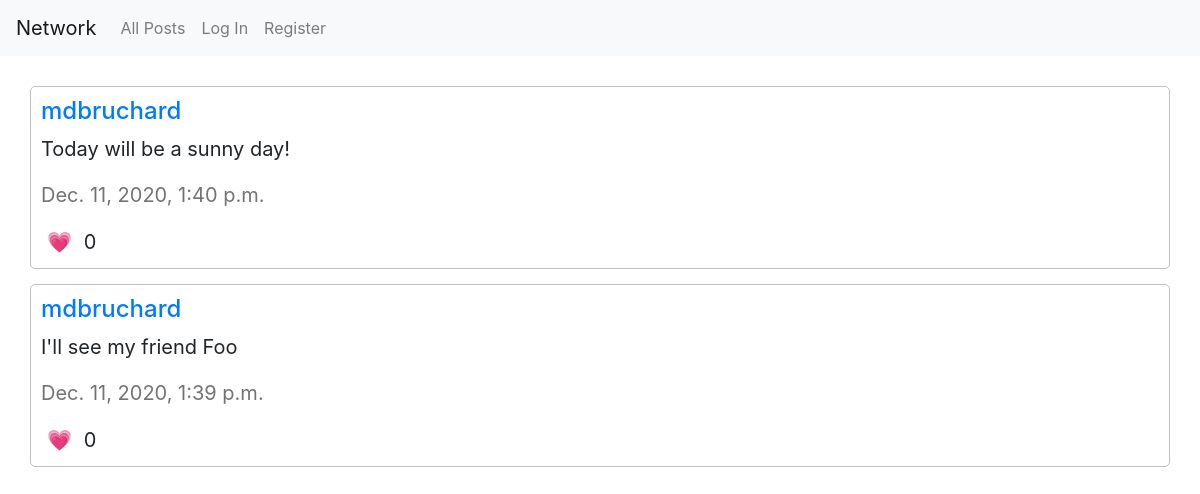
The page /following/2 on the database its author committed.
### network/models.py (models this page shows, shortened)
class Post(models.Model):
    post = models.CharField(max_length=256, default="New Post")
    date = models.DateTimeField(auto_now_add=True)
    user = models.ForeignKey(User, on_delete=models.CASCADE, related_name="user_name")
    like = models.ManyToManyField(User, blank=True)

class User(AbstractUser):
    following = models.ManyToManyField("self", blank=True, null=True, symmetrical=False, related_name="follow")
    followers = models.ManyToManyField("self", blank=True, null=True, symmetrical=False, related_name="follower")

### network/views.py (the view)
# urls.py: path("following/<int:profile>", views.follow, name="follow"),
def follow(request, profile):
    profile = User.objects.get(pk=profile)
    posts = Post.objects.filter(user__in=profile.following.all()).order_by('-date')
    paginator = Paginator(posts, 10)
    page = request.GET.get('page')
    posts = paginator.get_page(page)
    return render(request, "network/follow.html", {
    "profile": profile,
    "posts": posts,
    "f": follow
    })

### network/templates/network/follow.html (shortened to what this page needs)
{% extends "network/layout.html" %}
{% block body %}
<div class="posts">
{% for post in posts %}
<div class="post" id="f{{ post.id }}">
  <h5><a href="{% url 'profile' post.user.id %}">{{ post.user }}</a></h5>
  <p id="post-text-{{ post.id}}">{{ post.post }}</p>
  <p class="post-date" id="post-date-{{ post.id }}">{{ post.date }}</p>
    <button class="like-button" id="like-button-{{ post.id }}" onclick="like({{ post.id }})" type="button" name="button">&#128151;</button>
    <span id="num-likes-{{ post.id }}">{{ post.like.count}}</span>
</div>
{% empty %}
<p>No followings</p>
{% endfor %}
</div>
</div>
{% endblock %}

### network/static/network/styles.css (style rules this page uses)
.posts { margin: 30px; }
.post { border: 1px solid #bfbfbf; border-radius: 5px; padding: 10px; margin-bottom: 15px; font-size: 20px; }
.post a { font-size: 24px; }
.like-button { background-color: #fff; outline: none; border: none; font-size: 20px; }
.post-date { color: #737373; }

### rows shown on the page
Post: user "mdbruchard", post "Today will be a sunny day!", date "Dec. 11, 2020, 1:40 p.m.", like.count "0"
Post: user "mdbruchard", post "I'll see my friend Foo", date "Dec. 11, 2020, 1:39 p.m.", like.count "0"
